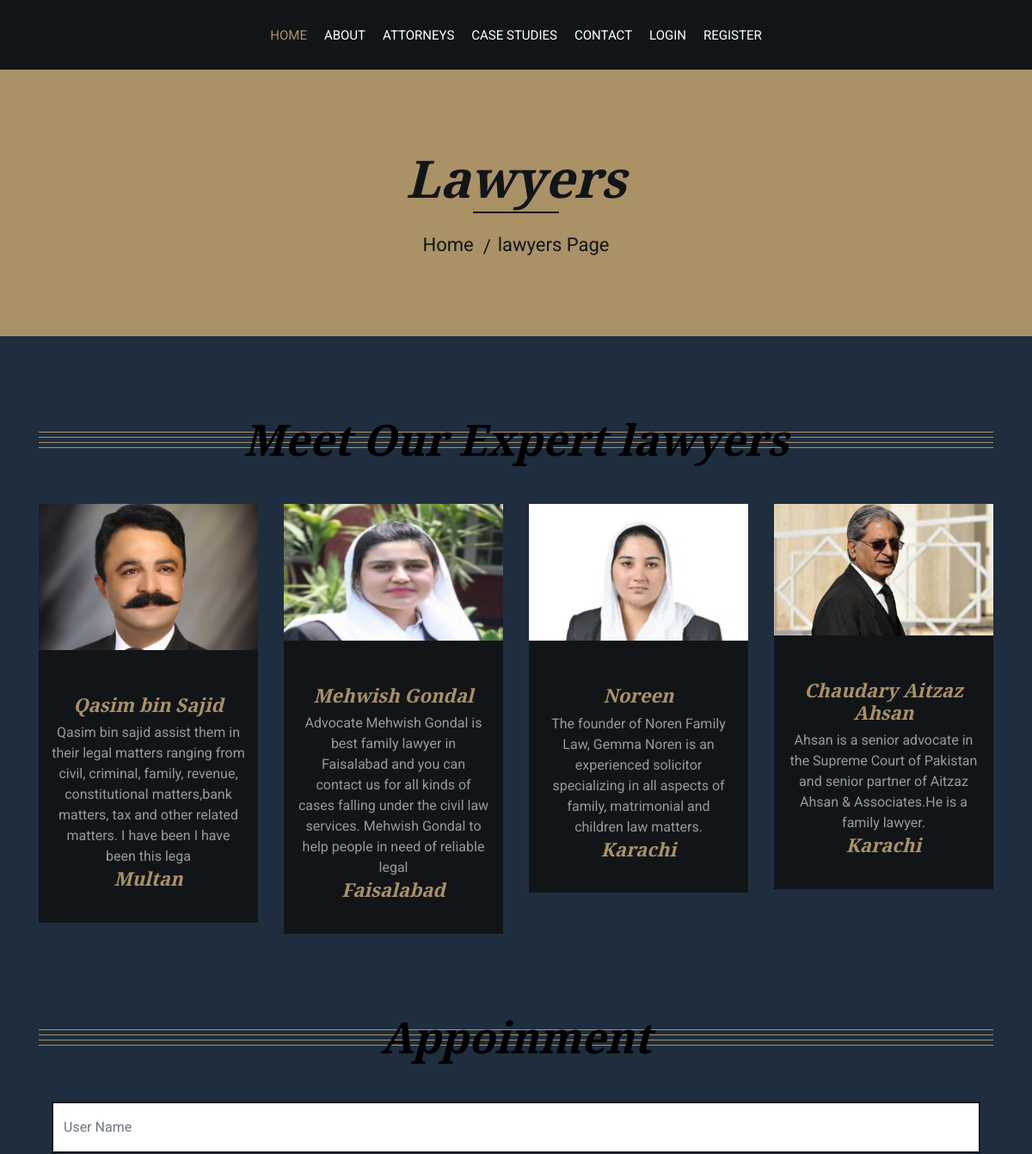
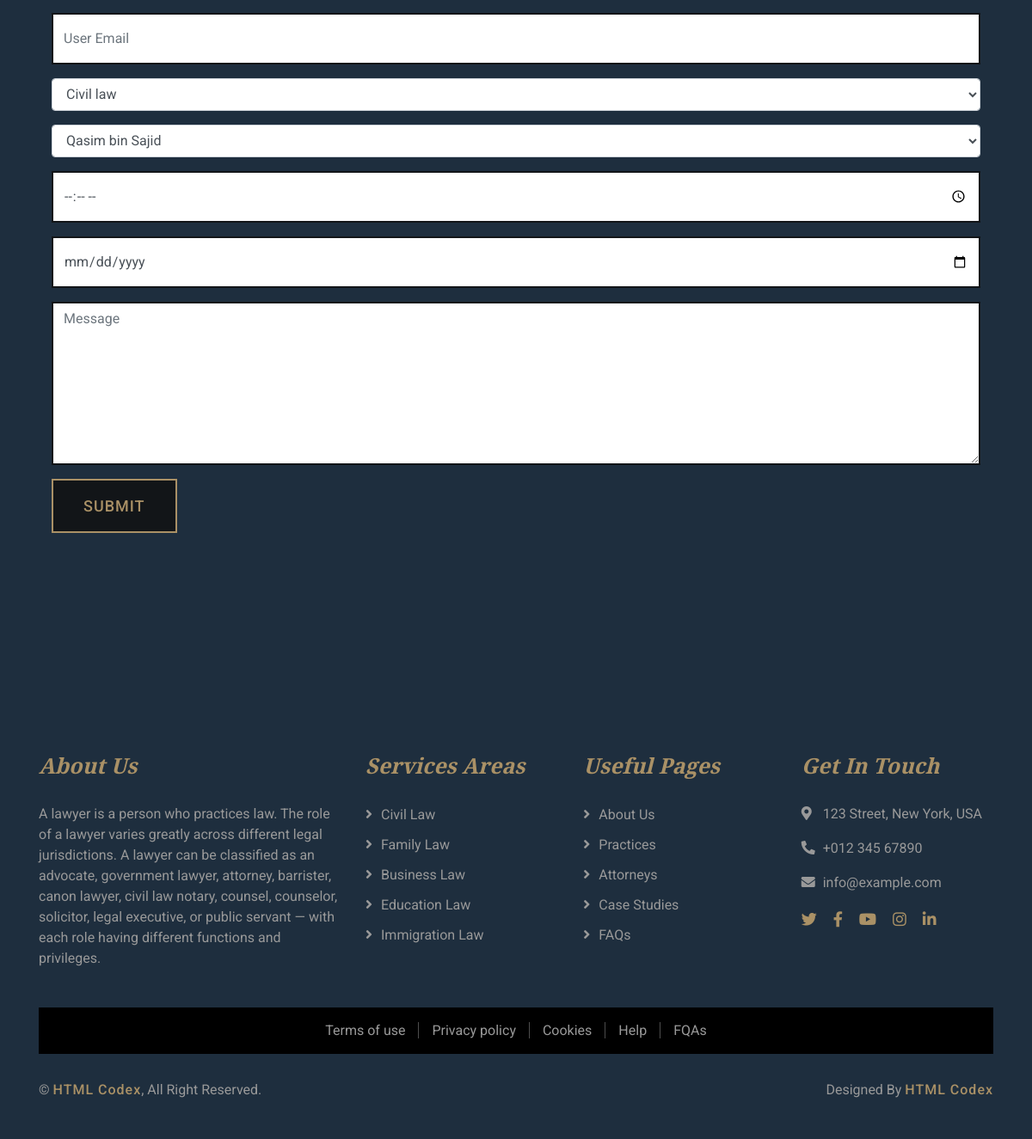
The app's page /single.php?type=family law with its own data (2 pictures, top to bottom).
### tables this page shows
CREATE TABLE `lawyers` (
  `id` int(11) NOT NULL,
  `name` varchar(200) NOT NULL,
  `description` varchar(200) NOT NULL,
  `location` varchar(200) NOT NULL,
  `image` varchar(200) NOT NULL,
  `type` varchar(200) NOT NULL
);

### single.php (the view, shortened to what this page needs)
<?php require "hader/navbar.php" ?>
<?php require "connection/connection.php" ?>
<?php
$type =  $_GET['type'];
$relatedlawyer = "SELECT * FROM `lawyers` where type = :type";
$relatedprepare = $connection->prepare($relatedlawyer);
$relatedprepare->bindParam(':type',$type);
$relatedprepare->execute();
$fetchrelated = $relatedprepare->fetchAll(PDO::FETCH_ASSOC);
$relatedlawyer = "SELECT * FROM `law` ";
$relatedprepare = $connection->prepare($relatedlawyer);
$relatedprepare->execute();
$fetchlaw = $relatedprepare->fetchAll(PDO::FETCH_ASSOC);
?>
            <div class="page-header">
                <div class="container">
                    <div class="row">
                        <div class="col-12">
                            <h2>Lawyers</h2>
                        </div>
                        <div class="col-12">
                            <a href="index.php">Home</a>
                            <a href="">lawyers Page</a>
                        </div>
                    </div>
                </div>
            </div>
            <div class="team">
                <div class="container">
                    <div class="section-header">
                        <h2>Meet Our Expert lawyers</h2>
                    </div>
                    <div class="row">
    <?php foreach ($fetchrelated as $data) { ?>
        <div class="col-lg-3 col-md-6">
            <div class="team-item">
                <div class="team-img">
                    <img src="img/<?php echo $data['image']; ?>" alt="Team Image">
                </div>
                <div class="team-text">
                    <h2><?php echo $data['name']; ?></h2>
                    <p><?php echo $data['description']; ?></p>
                    <h2><?php echo $data['location']; ?></h2>
                </div>
            </div>
        </div>
    <?php } ?>
</div>
            </div>
            </div>
            <div class="contact">
                <div class="container">
                    <div class="section-header">
                        <h2>Appoinment</h2>
                    </div>
                    <div class="row">
                    <div class="col-lg-12">
                            <div class="contact-form">
                                <form action="<?php $_SERVER['PHP_SELF']  ?>" method = "post" >
                                    <div class="col-lg-12">
                                    <div class="form-group">
                                        <input type="text" class="form-control" placeholder="User Name" required="required" name = "username" />
                                    </div>
                                    </div>
                                    <div class="col-lg-12">
                                    <div class="form-group">
                                        <input type="text" class="form-control" placeholder="User Email" required="required" name = "useremail" />
                                    </div>
                                    </div>
                                    <div class="col-lg-12">
                                    <div class="form-group">
                                    <select class="form-control" name="case" id="">
                                    <?php
                                        foreach($fetchlaw as $data ){
                                        ?>
                                        <option value=""> <?php  echo $data['law_name'];  ?> </option>
                                        <?php
                                        }
                                        ?>
                                        </select>
                                         </div>
                                    </div>
                                    <div class="col-lg-12">
                                    <div class="form-group">
                                        <select class="form-control" name="lawyer" id="">
                                        <?php
                                        foreach($fetchrelated as $data ){
                                        ?>
                                        <option value=""> <?php  echo $data['name'];  ?> </option>
                                        <?php
                                        }
                                        ?>
                                        </select>
                                    </div>
                                    </div>
                                    <div class="col-lg-12">
                                    <div class="form-group">
                                        <input type="time" class="form-control" placeholder="time" required="required" name = "time" />
                                    </div>
                                    <div class="form-group">
                                        <input type="date" class="form-control" placeholder="date" required="required" name = "date" />
                                    </div>
                                    </div>
                                    <div class="col-lg-12">
                                    <div class="form-group">
                                        <textarea class="form-control" placeholder="Message" required="required" name = "message" ></textarea>
                                    </div>
                                    </div>
                                    <div class="col-lg-12">
                                        <button class="btn" type="submit" name = "submit" >Submit</button>
                                    </div>
                                </form>
                            </div>
                    </div>
                </div>
            </div>
 <?php require "hader/footer.php" ?>
        </div>
    </body>
</html>

### css/style.css (style rules this page uses)
body { color: #666666; background: #ffffff; font-family: 'Roboto', sans-serif; font-weight: 400; }
h1, h2, h3, h4, h5, h6 { font-family: 'EB Garamond', serif; font-weight: 600; font-style: italic; color: #1E2E3E; }
a { color: #454545; transition: .3s; }
.page-header { position: relative; margin-bottom: 45px; padding: 90px 0; text-align: center; background: #aa9166; }
.page-header h2 { position: relative; color: #121518; font-size: 60px; font-weight: 700; margin-bottom: 20px; padding-bottom: 5px; }
.page-header h2::after { position: absolute; content: ""; width: 100px; height: 2px; left: calc(50% - 50px); bottom: 0; background: #121518; }
.page-header a { position: relative; padding: 0 12px; font-size: 22px; color: #121518; }
.page-header a::after { position: absolute; content: "/"; width: 8px; height: 8px; top: -2px; right: -7px; text-align: center; color: #121518; }
.page-header a:last-child::after { display: none; }
.section-header { position: relative; width: 100%; text-align: center; margin-bottom: 45px; }
.section-header h2 { margin: 0; position: relative; font-size: 50px; font-weight: 700; white-space: nowrap; color:black; z-index: 1; }
.section-header h2::before { position: absolute; content: ""; width: 100%; height: 7px; left: 0; top: 21px; background: transparent; border-top: 1px solid #aa9166; border-bottom: 1px solid #aa9166; z-index: -1; }
.section-header h2::after { position: absolute; content: ""; width: 100%; height: 7px; left: 0; bottom: 20px; background: transparent; border-top: 1px solid #aa9166; border-bottom: 1px solid #aa9166; z-index: -1; }
.team { position: relative; width: 100%; padding: 45px 0 15px 0; }
.team .team-item { margin-bottom: 30px; }
.team .team-img { position: relative; }
.team .team-img img { width: 100%; }
.team .team-text { position: relative; padding: 50px 15px 30px 15px; text-align: center; background: #121518; }
.team .team-text h2 { font-size: 22px; font-weight: 600; color: #aa9166; }
.team .team-text p { margin: 0; color: #999999; }
.contact { position: relative; width: 100%; padding: 45px 0 15px 0; }
.contact .contact-form { position: relative; margin-bottom: 30px; }
.contact .contact-form input { height: 60px; border-radius: 0; border-width: 2px; border-color: #121518; }
.contact .contact-form textarea { height: 190px; border-radius: 0; border-width: 2px; border-color: #121518; }
.contact .contact-form .btn { padding: 16px 35px; font-size: 18px; font-weight: 500; letter-spacing: 1px; text-transform: uppercase; color: #aa9166; background: #121518; border: 2px solid #aa9166; border-radius: 0; transition: .3s; }

### records on screen
lawyers: image (picture), name "Qasim bin Sajid", description "Qasim bin sajid assist them in their legal matters ranging from civil, criminal, family, revenue, constitutional matters,bank matters, tax and other related matters. I have been I have been this lega", location "Multan"
lawyers: image (picture), name "Mehwish Gondal", description "Advocate Mehwish Gondal is best family lawyer in Faisalabad and you can contact us for all kinds of cases falling under the civil law services. Mehwish Gondal to help people in need of reliable legal", location "Faisalabad"
lawyers: image (picture), name "Noreen", description "The founder of Noren Family Law, Gemma Noren is an experienced solicitor specializing in all aspects of family, matrimonial and children law matters.", location "Karachi"
lawyers: image (picture), name "Chaudary Aitzaz Ahsan", description "Ahsan is a senior advocate in the Supreme Court of Pakistan and senior partner of Aitzaz Ahsan & Associates.He is a family lawyer.", location "Karachi"

### other values on screen
form field case "Civil law"
form field lawyer "Qasim bin Sajid"
